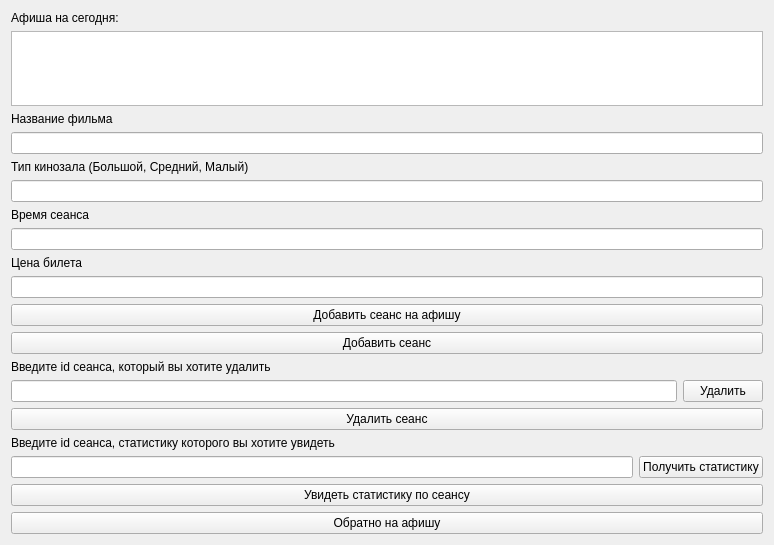
<?xml version="1.0" encoding="UTF-8"?>
<ui version="4.0">
 <class>AdminTerminal</class>
 <widget class="QWidget" name="AdminTerminal">
  <property name="geometry">
   <rect>
    <x>0</x>
    <y>0</y>
    <width>774</width>
    <height>545</height>
   </rect>
  </property>
  <property name="windowTitle">
   <string>Терминал администратора</string>
  </property>
  <layout class="QVBoxLayout" name="verticalLayout_5">
   <item>
    <layout class="QVBoxLayout" name="verticalLayout">
     <item>
      <widget class="QLabel" name="tableLable">
       <property name="text">
        <string>Афиша на сегодня:</string>
       </property>
      </widget>
     </item>
     <item>
      <widget class="QTextBrowser" name="sessionsTextBrowser"/>
     </item>
     <item>
      <layout class="QVBoxLayout" name="verticalLayout_4">
       <item>
        <widget class="QLabel" name="filmNameLabel">
         <property name="text">
          <string>Название фильма</string>
         </property>
        </widget>
       </item>
       <item>
        <widget class="QLineEdit" name="filmNameLine"/>
       </item>
       <item>
        <widget class="QLabel" name="hallTypeLabel">
         <property name="text">
          <string>Тип кинозала (Большой, Средний, Малый)</string>
         </property>
        </widget>
       </item>
       <item>
        <widget class="QLineEdit" name="hallTypeLine"/>
       </item>
       <item>
        <widget class="QLabel" name="sessionTimeLabel">
         <property name="text">
          <string>Время сеанса</string>
         </property>
        </widget>
       </item>
       <item>
        <widget class="QLineEdit" name="sessionTimeLine"/>
       </item>
       <item>
        <widget class="QLabel" name="ticketCostLabel">
         <property name="text">
          <string>Цена билета</string>
         </property>
        </widget>
       </item>
       <item>
        <widget class="QLineEdit" name="ticketCostLine"/>
       </item>
       <item>
        <widget class="QPushButton" name="addSessionButtion">
         <property name="text">
          <string>Добавить сеанс на афишу</string>
         </property>
        </widget>
       </item>
      </layout>
     </item>
     <item>
      <widget class="QPushButton" name="addSessionEventButton">
       <property name="text">
        <string>Добавить сеанс</string>
       </property>
      </widget>
     </item>
     <item>
      <layout class="QVBoxLayout" name="verticalLayout_3">
       <item>
        <widget class="QLabel" name="delSessionLabel">
         <property name="text">
          <string>Введите id сеанса, который вы хотите удалить</string>
         </property>
        </widget>
       </item>
       <item>
        <layout class="QHBoxLayout" name="horizontalLayout_2">
         <item>
          <widget class="QLineEdit" name="session2DelIdLine"/>
         </item>
         <item>
          <widget class="QPushButton" name="delSessionButton">
           <property name="text">
            <string>Удалить</string>
           </property>
          </widget>
         </item>
        </layout>
       </item>
      </layout>
     </item>
     <item>
      <widget class="QPushButton" name="delSessionEventButton">
       <property name="text">
        <string>Удалить сеанс</string>
       </property>
      </widget>
     </item>
     <item>
      <layout class="QVBoxLayout" name="verticalLayout_2">
       <item>
        <widget class="QLabel" name="getStatLabel">
         <property name="text">
          <string>Введите id сеанса, статистику которого вы хотите увидеть</string>
         </property>
        </widget>
       </item>
       <item>
        <layout class="QHBoxLayout" name="getStatLayout">
         <item>
          <widget class="QLineEdit" name="session2StatIdLine"/>
         </item>
         <item>
          <widget class="QPushButton" name="getStatButton">
           <property name="text">
            <string>Получить статистику</string>
           </property>
          </widget>
         </item>
        </layout>
       </item>
      </layout>
     </item>
     <item>
      <widget class="QPushButton" name="getStatEventButton">
       <property name="text">
        <string>Увидеть статистику по сеансу</string>
       </property>
      </widget>
     </item>
     <item>
      <widget class="QPushButton" name="backToSessionsButton">
       <property name="text">
        <string>Обратно на афишу</string>
       </property>
      </widget>
     </item>
    </layout>
   </item>
  </layout>
 </widget>
 <resources/>
 <connections/>
</ui>
